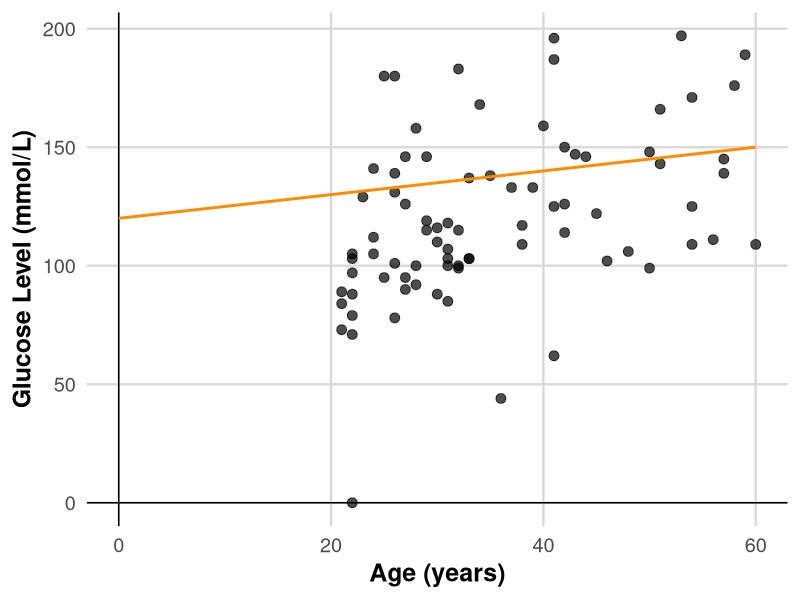
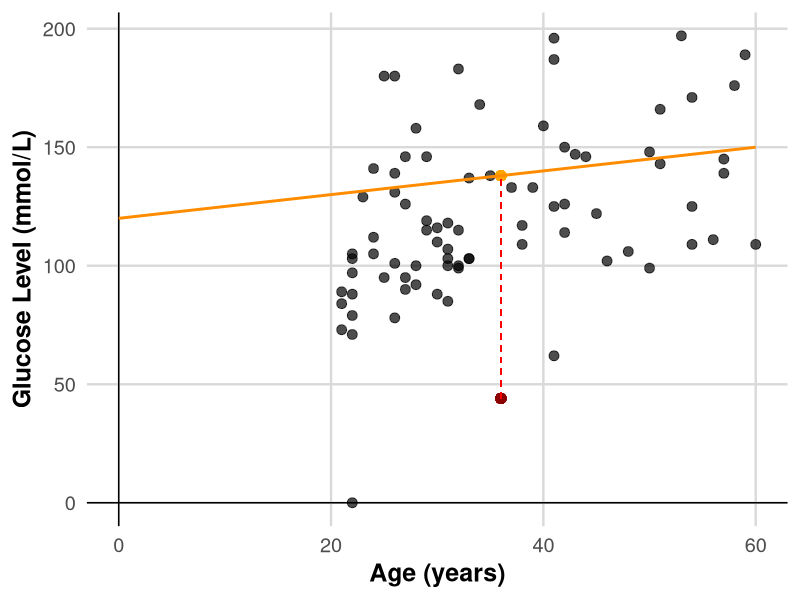
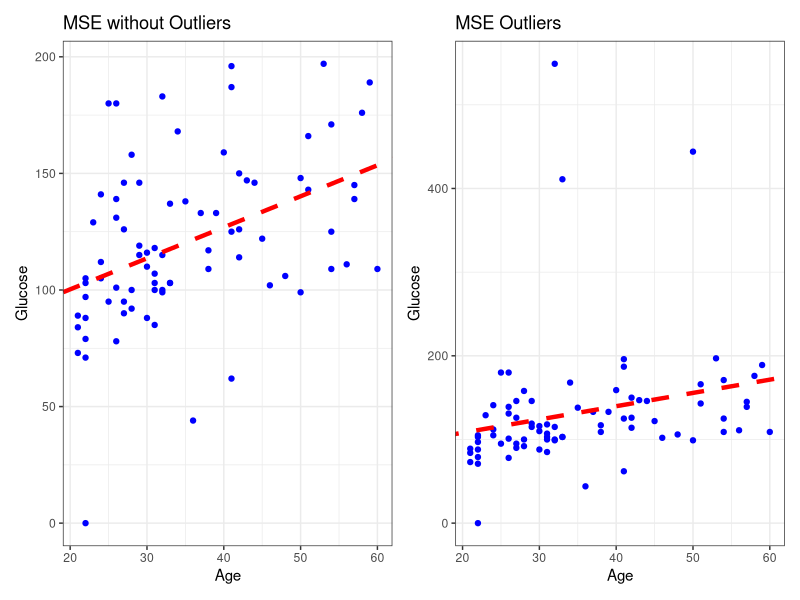

The R script that drew these images, in order:
## ---- chunk 1
#| message: false

library(mlbench)
library(tidyverse) 
library(ggplot2)

theme_set(theme_bw()) # to help in plot visualization (white background)
## ---- chunk 2
data("PimaIndiansDiabetes")
## ---- chunk 3
Data <- PimaIndiansDiabetes %>%
        select(age, glucose)
## ---- chunk 4
Data <- PimaIndiansDiabetes[, c("age", "glucose")]
## ---- chunk 5
DataSmaller <- Data[1:80,]

head(DataSmaller)

## ---- chunk 6

DataSmaller <- Data[1:80,]
# Calcualte error of line (y = 112 + 0.5x)
DataSmaller$line1 <- 120 + 0.5 * seq(0, 60, length.out = 80)
DataSmaller$linePredicted <- 120 + 0.5 *DataSmaller$age

ggplot(DataSmaller, aes(x = age, y = glucose)) +
  geom_point(size = 3, color = "black", alpha = 0.7) +  # Larger, colored points with some transparency
  labs(
    x = "Age (years)",
    y = "Glucose Level (mmol/L)") +
  geom_hline(yintercept = 0, color = "black", linewidth = 0.5) +  # Horizontal line at y = 0
  geom_vline(xintercept = 0, color = "black", linewidth = 0.5) +
  theme_minimal(base_size = 18) +  # Use a clean theme with larger base font size
  theme(
    plot.title = element_text(face = "bold", hjust = 0.5),  # Center and bold title
    plot.subtitle = element_text(hjust = 0.5),              # Center subtitle
    axis.title = element_text(face = "bold"),               # Bold axis titles for readability
    panel.grid.major = element_line(color = "grey85"),      # Lighten grid for subtlety
    panel.grid.minor = element_blank()                      # Remove minor grid lines for clarity
  ) +
  geom_line(aes(y = line1, x = seq(0, 60, length.out = 80)), color = "darkorange", size = 1)

## ---- chunk 7

DataSmaller$linePredicted <- 120 + 0.5 *DataSmaller$age
# Get the predicted value for the first data point
predicted_value <- DataSmaller$linePredicted[63]

# Calculate the residual
actual_value <- DataSmaller$glucose[63]
residual <- actual_value - predicted_value

# Print results
cat("Actual Value:", actual_value, "\n")
cat("Predicted Value:", predicted_value, "\n")
cat("Residual (Error):", residual, "\n")
## ---- chunk 8
ggplot(DataSmaller, aes(x = age, y = glucose)) +
  geom_point(size = 3, color = "black", alpha = 0.7) +  # Larger, colored points with some transparency
   geom_point(aes(x = DataSmaller$age[63], y = actual_value), size = 3, color = "darkred", alpha = 0.7) +
   geom_point(aes(x = DataSmaller$age[63], y = predicted_value), size = 3, color = "orange", alpha = 0.7) +
  geom_segment(aes(x = DataSmaller$age[63], y = actual_value, xend = DataSmaller$age[63], yend = predicted_value),
               color = "red", linetype = "dashed") +
  labs(
    x = "Age (years)",
    y = "Glucose Level (mmol/L)") +
  geom_hline(yintercept = 0, color = "black", linewidth = 0.5) +  # Horizontal line at y = 0
  geom_vline(xintercept = 0, color = "black", linewidth = 0.5) +
  theme_minimal(base_size = 18) +  # Use a clean theme with larger base font size
  theme(
    plot.title = element_text(face = "bold", hjust = 0.5),  # Center and bold title
    plot.subtitle = element_text(hjust = 0.5),              # Center subtitle
    axis.title = element_text(face = "bold"),               # Bold axis titles for readability
    panel.grid.major = element_line(color = "grey85"),      # Lighten grid for subtlety
    panel.grid.minor = element_blank()                      # Remove minor grid lines for clarity
  ) +
  geom_line(aes(y = line1, x = seq(0, 60, length.out = 80)), color = "darkorange", size = 1)

## ---- chunk 9
# Calculate Residuals
residuals <- DataSmaller$glucose - DataSmaller$linePredicted

# Define a function to calculate error metrics
calculate_errors <- function(residuals) {
  
  # Sum of Squared Residuals (SSR)
  SSR <- sum(residuals^2)
  
  # Mean Squared Error (MSE) – equivalent to L2 loss
  MSE <- (SSR)/dim(DataSmaller)[1]
  
  # Root Mean Squared Error (RMSE)
  RMSE <- sqrt(MSE)
  
  # Mean Absolute Error (MAE) – equivalent to L1 loss
  MAE <- mean(abs(residuals))
  
  # Print the results
  cat("Sum of Squared Residuals (SSR):", SSR, "\n")
  cat("Mean Squared Error (MSE):", MSE, "\n")
  cat("Mean Absolute Error (MAE):", MAE, "\n")
  
  # Return a list of the error metrics
  return(list(SSR = SSR, MSE = MSE, RMSE = RMSE, MAE = MAE))
}

error_metrics <- calculate_errors(residuals)

## ---- chunk 10
# Fit a linear model
model_MSE <- lm(glucose ~ age, data = DataSmaller)
DataSmaller$predictions_MSE <- predict(model_MSE, DataSmaller)

print(model_MSE$coefficients)
## ---- chunk 11

residuals_MSE <- DataSmaller$glucose - DataSmaller$predictions_MSE
residuals_MSE <- model_MSE$residuals # can also extract them directly from the model!

## ---- chunk 12
error_metrics_MSE <- calculate_errors(residuals_MSE)
## ---- chunk 13

MSE <- ggplot(DataSmaller, aes(x = age, y = glucose)) +
  geom_point(color = "blue") +
  geom_abline(intercept = coef(model_MSE)[1], slope = coef(model_MSE)[2], color="red",
               linetype="dashed", size=1.5) +
  labs(title = "MSE without Outliers", x = "Age", y = "Glucose")

## ---- chunk 14
# Introduce outliers 

DataOutliers <- DataSmaller
DataOutliers$glucose[c(1, 3, 5)] <- DataOutliers$glucose[c(1, 3, 5)] * 3 # Changing 3 readings into 3 times their value! 

model_MSE_out <- lm(glucose ~ age, data = DataOutliers)
DataOutliers$predictions_MSE_out <- predict(model_MSE_out, DataOutliers)

#Calculate residuals

residuals_MSE_out <- DataOutliers$glucose - DataOutliers$predictions_MSE_out
residuals_MSE_out <- model_MSE_out$residuals # can also extract them directly from the model!

#Calculate loss 

error_metrics_MSE_out <- calculate_errors(residuals_MSE_out)

MSE_Out <- ggplot(DataOutliers, aes(x = age, y = glucose)) +
  geom_point(color = "blue") +
  geom_abline(intercept = coef(model_MSE_out)[1], slope = coef(model_MSE_out)[2], color="red",
               linetype="dashed", size=1.5) +
  labs(title = "MSE Outliers", x = "Age", y = "Glucose")


## ---- chunk 15
library(patchwork)

MSE + MSE_Out 
